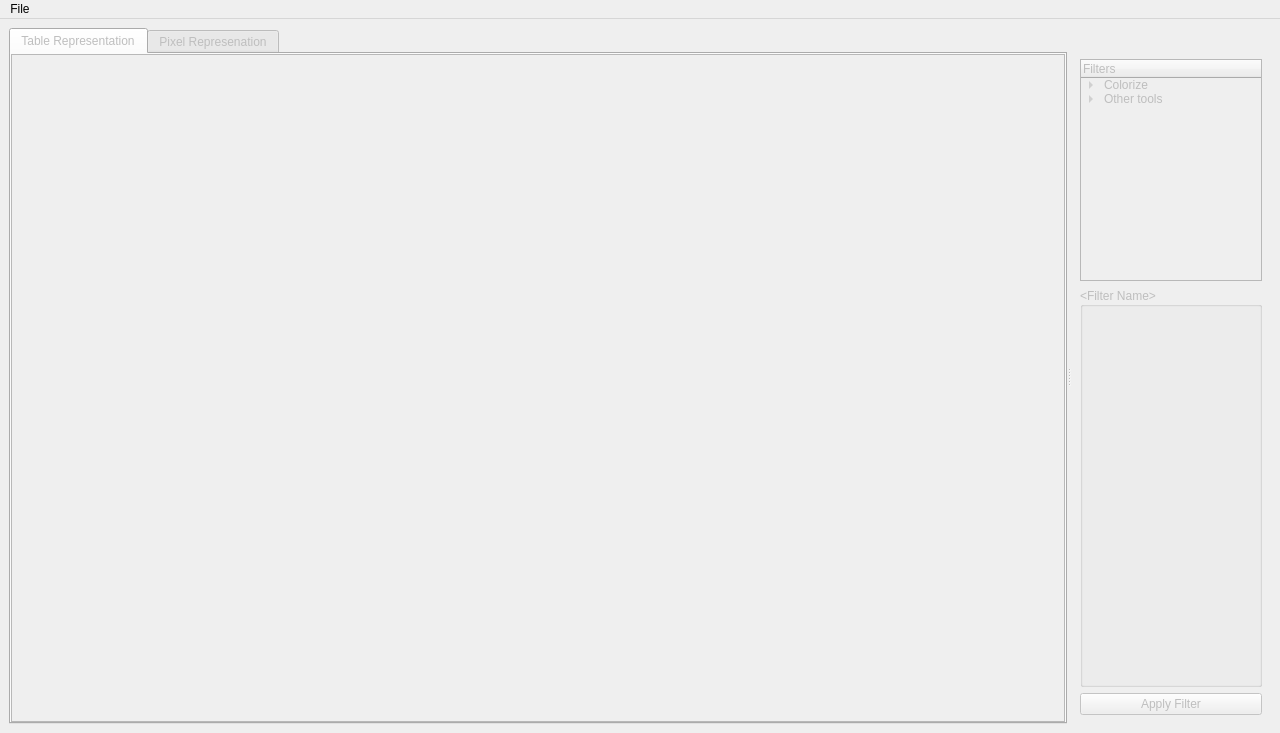
<?xml version="1.0" encoding="UTF-8"?>
<ui version="4.0">
 <class>MainWindow</class>
 <widget class="QMainWindow" name="MainWindow">
  <property name="geometry">
   <rect>
    <x>0</x>
    <y>0</y>
    <width>1280</width>
    <height>733</height>
   </rect>
  </property>
  <property name="windowTitle">
   <string>MainWindow</string>
  </property>
  <widget class="QWidget" name="centralWidget">
   <property name="sizePolicy">
    <sizepolicy hsizetype="Fixed" vsizetype="Fixed">
     <horstretch>0</horstretch>
     <verstretch>0</verstretch>
    </sizepolicy>
   </property>
   <property name="layoutDirection">
    <enum>Qt::LeftToRight</enum>
   </property>
   <layout class="QHBoxLayout" name="horizontalLayout">
    <item>
     <widget class="QSplitter" name="splitter">
      <property name="sizePolicy">
       <sizepolicy hsizetype="Expanding" vsizetype="Expanding">
        <horstretch>0</horstretch>
        <verstretch>0</verstretch>
       </sizepolicy>
      </property>
      <property name="minimumSize">
       <size>
        <width>20</width>
        <height>20</height>
       </size>
      </property>
      <property name="orientation">
       <enum>Qt::Horizontal</enum>
      </property>
      <widget class="QTabWidget" name="tabWidget">
       <property name="enabled">
        <bool>false</bool>
       </property>
       <property name="maximumSize">
        <size>
         <width>16777215</width>
         <height>16777215</height>
        </size>
       </property>
       <property name="currentIndex">
        <number>0</number>
       </property>
       <widget class="QWidget" name="_tableTab">
        <property name="sizePolicy">
         <sizepolicy hsizetype="Expanding" vsizetype="Expanding">
          <horstretch>0</horstretch>
          <verstretch>0</verstretch>
         </sizepolicy>
        </property>
        <property name="accessibleName">
         <string/>
        </property>
        <attribute name="title">
         <string>Table Representation</string>
        </attribute>
        <layout class="QGridLayout" name="gridLayout">
         <property name="leftMargin">
          <number>0</number>
         </property>
         <property name="topMargin">
          <number>0</number>
         </property>
         <property name="rightMargin">
          <number>0</number>
         </property>
         <property name="bottomMargin">
          <number>0</number>
         </property>
         <item row="0" column="0">
          <widget class="QTableView" name="_tableView"/>
         </item>
        </layout>
       </widget>
       <widget class="QWidget" name="_pixelTab">
        <attribute name="title">
         <string>Pixel Represenation</string>
        </attribute>
       </widget>
      </widget>
      <widget class="QFrame" name="frame">
       <property name="enabled">
        <bool>false</bool>
       </property>
       <property name="sizePolicy">
        <sizepolicy hsizetype="Expanding" vsizetype="Expanding">
         <horstretch>0</horstretch>
         <verstretch>0</verstretch>
        </sizepolicy>
       </property>
       <property name="minimumSize">
        <size>
         <width>0</width>
         <height>0</height>
        </size>
       </property>
       <property name="maximumSize">
        <size>
         <width>200</width>
         <height>16777215</height>
        </size>
       </property>
       <property name="autoFillBackground">
        <bool>true</bool>
       </property>
       <property name="frameShape">
        <enum>QFrame::NoFrame</enum>
       </property>
       <property name="frameShadow">
        <enum>QFrame::Plain</enum>
       </property>
       <property name="lineWidth">
        <number>10</number>
       </property>
       <layout class="QVBoxLayout" name="verticalLayout">
        <item>
         <spacer name="verticalSpacer">
          <property name="orientation">
           <enum>Qt::Vertical</enum>
          </property>
          <property name="sizeType">
           <enum>QSizePolicy::Fixed</enum>
          </property>
          <property name="sizeHint" stdset="0">
           <size>
            <width>20</width>
            <height>22</height>
           </size>
          </property>
         </spacer>
        </item>
        <item>
         <widget class="QTreeWidget" name="_treeFilter">
          <property name="enabled">
           <bool>false</bool>
          </property>
          <column>
           <property name="text">
            <string>Filters</string>
           </property>
          </column>
          <item>
           <property name="text">
            <string>Colorize</string>
           </property>
           <item>
            <property name="text">
             <string>Colorize Cell</string>
            </property>
           </item>
           <item>
            <property name="text">
             <string>Colorize Column</string>
            </property>
           </item>
          </item>
          <item>
           <property name="text">
            <string>Other tools</string>
           </property>
           <item>
            <property name="text">
             <string>test</string>
            </property>
           </item>
          </item>
         </widget>
        </item>
        <item>
         <widget class="QGroupBox" name="_activeFilter">
          <property name="enabled">
           <bool>false</bool>
          </property>
          <property name="minimumSize">
           <size>
            <width>0</width>
            <height>400</height>
           </size>
          </property>
          <property name="title">
           <string>&lt;Filter Name&gt;</string>
          </property>
          <property name="alignment">
           <set>Qt::AlignLeading|Qt::AlignLeft|Qt::AlignVCenter</set>
          </property>
         </widget>
        </item>
        <item>
         <widget class="QPushButton" name="_applyFilterBtn">
          <property name="enabled">
           <bool>false</bool>
          </property>
          <property name="text">
           <string>Apply Filter</string>
          </property>
         </widget>
        </item>
       </layout>
      </widget>
     </widget>
    </item>
   </layout>
  </widget>
  <widget class="QMenuBar" name="_menuBar">
   <property name="geometry">
    <rect>
     <x>0</x>
     <y>0</y>
     <width>1280</width>
     <height>25</height>
    </rect>
   </property>
   <property name="defaultUp">
    <bool>false</bool>
   </property>
   <widget class="QMenu" name="_menuFile">
    <property name="title">
     <string>File</string>
    </property>
   </widget>
   <addaction name="_menuFile"/>
  </widget>
  <action name="actionOpen_File">
   <property name="text">
    <string>Open File</string>
   </property>
  </action>
  <action name="actionSave_As">
   <property name="text">
    <string>Save As...</string>
   </property>
  </action>
  <action name="_actionOpenFile">
   <property name="text">
    <string>Open File</string>
   </property>
  </action>
  <action name="_actionCloseFile">
   <property name="text">
    <string>Close File</string>
   </property>
  </action>
  <action name="actionClose_File">
   <property name="text">
    <string>Save As...</string>
   </property>
  </action>
  <action name="_actionSaveAs">
   <property name="text">
    <string>Save As...</string>
   </property>
  </action>
  <action name="actionssss">
   <property name="text">
    <string>ssss</string>
   </property>
  </action>
 </widget>
 <resources/>
 <connections>
  <connection>
   <sender>_applyFilterBtn</sender>
   <signal>clicked()</signal>
   <receiver>MainWindow</receiver>
   <slot>update()</slot>
   <hints>
    <hint type="sourcelabel">
     <x>1113</x>
     <y>702</y>
    </hint>
    <hint type="destinationlabel">
     <x>1113</x>
     <y>747</y>
    </hint>
   </hints>
  </connection>
 </connections>
</ui>
